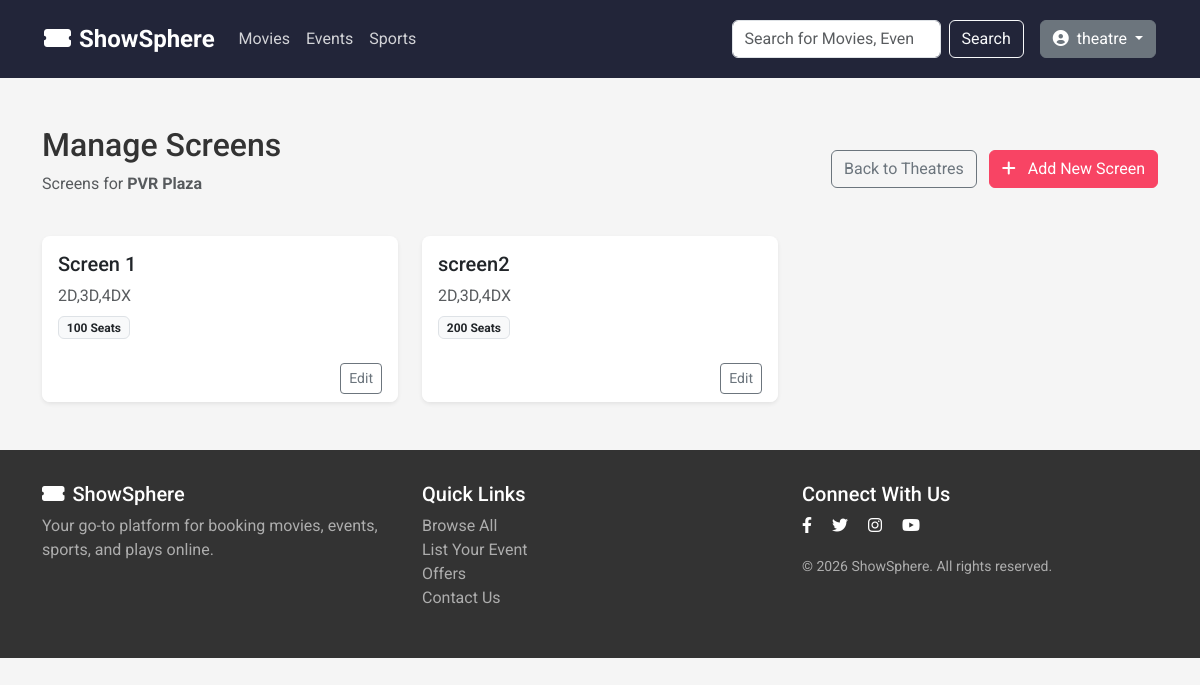
The page /theatre/theatre/1/screens/ (signed in) on the database as committed earlier.
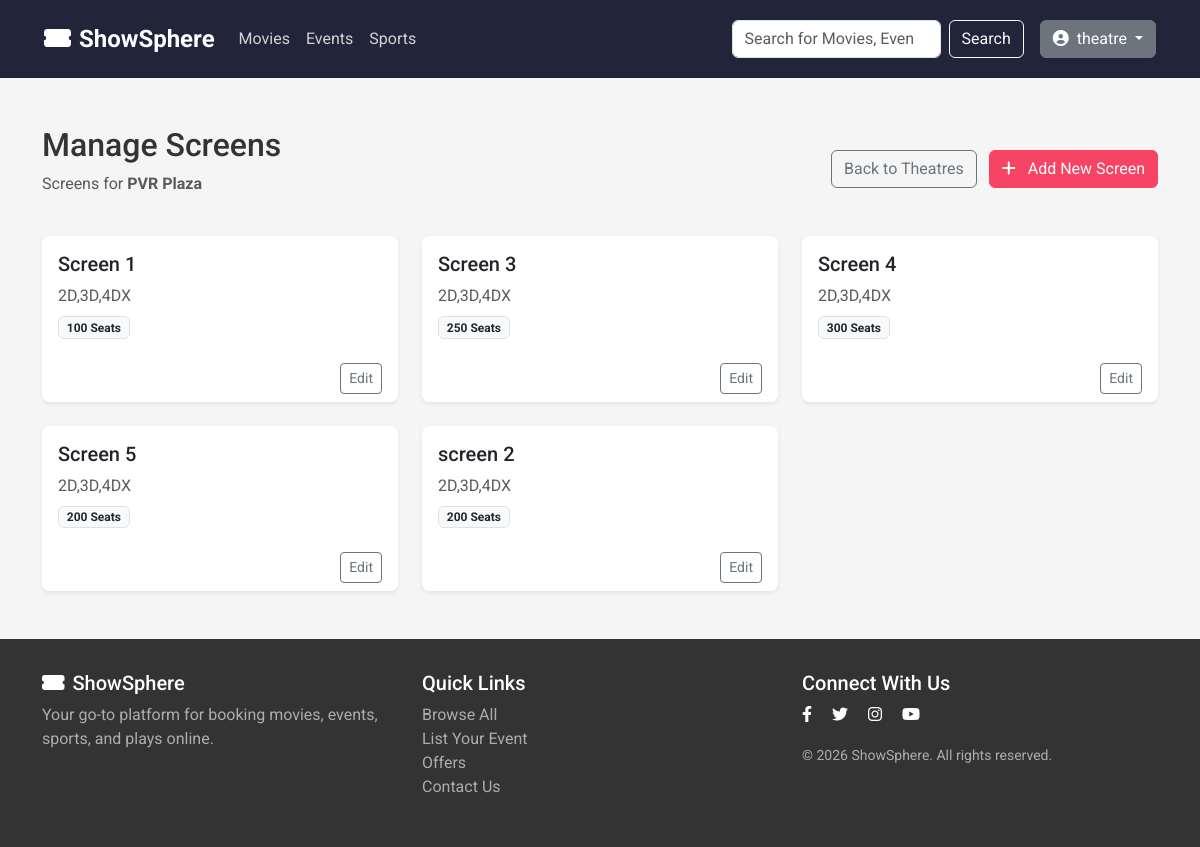
The same page on the database as committed later.
### booking/models.py (models this page shows, shortened)
class Screen(models.Model):
    theatre = models.ForeignKey(Theatre, on_delete=models.CASCADE, related_name='screens')
    name = models.CharField(max_length=50, help_text='Screen 1, Audi 2, etc.')
    total_seats = models.PositiveIntegerField()
    screen_type = models.CharField(max_length=50, blank=True, help_text='2D, 3D, IMAX, 4DX, etc.')
    is_active = models.BooleanField(default=True)
    class Meta:
        ordering = ['name']
        unique_together = ['theatre', 'name']

### booking/views.py (the view)
# urls.py: path('theatre/theatre/<int:theatre_id>/screens/', views.manage_screens, name='manage_screens'),
@approved_theatre_owner_required
def manage_screens(request, theatre_id):
    theatre = get_object_or_404(Theatre, id=theatre_id, owner=request.user.theatre_profile)
    screens = Screen.objects.filter(theatre=theatre)
    context = {
        'theatre': theatre,
        'screens': screens,
    }
    return render(request, 'theatre/manage_screens.html', context)

### templates/theatre/manage_screens.html (shortened to what this page needs)
{% extends 'base.html' %}
{% block content %}
<div class="container my-5">
    <div class="d-flex justify-content-between align-items-center mb-4">
        <div>
            <h2>Manage Screens</h2>
            <p class="text-muted">Screens for <strong>{{ theatre.name }}</strong></p>
        </div>
        <div>
            <a href="{% url 'booking:manage_theatres' %}" class="btn btn-outline-secondary me-2">Back to Theatres</a>
            <a href="{% url 'booking:create_screen' theatre.id %}" class="btn btn-primary"><i
                    class="fas fa-plus me-2"></i> Add New Screen</a>
        </div>
    </div>
    <div class="row row-cols-1 row-cols-md-3 g-4">
        {% for screen in screens %}
        <div class="col">
            <div class="card h-100 shadow-sm">
                <div class="card-body">
                    <h5 class="card-title">{{ screen.name }}</h5>
                    <p class="card-text text-muted mb-2">{{ screen.screen_type }}</p>
                    <div class="d-flex justify-content-between align-items-center">
                        <span class="badge bg-light text-dark border">{{ screen.total_seats }} Seats</span>
                    </div>
                </div>
                <div class="card-footer bg-white border-top-0 d-flex justify-content-end">
                    <a href="{% url 'booking:edit_screen' screen.id %}"
                        class="btn btn-sm btn-outline-secondary">Edit</a>
                </div>
            </div>
        </div>
        {% endfor %}
    </div>
</div>
{% endblock %}

Rows that differ between the two databases and show on the page:
added Screen: name "Screen 3", screen_type "2D,3D,4DX", total_seats "250"
added Screen: name "Screen 4", screen_type "2D,3D,4DX", total_seats "300"
added Screen: name "Screen 5", screen_type "2D,3D,4DX", total_seats "200"
changed Screen: name "screen2" → "screen 2"
